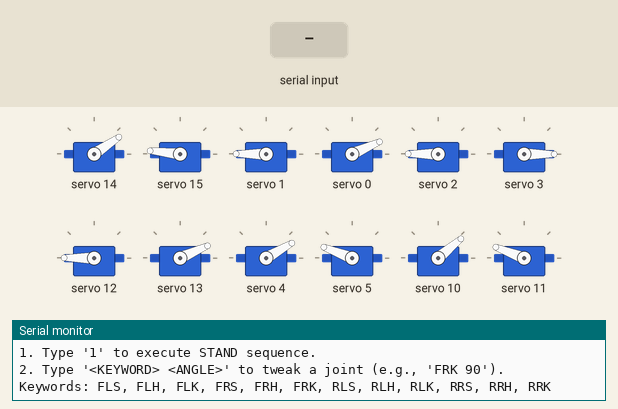
This sketch was run on a simulated ESP32. Shown: 12 × servo, the last lines printed to the serial monitor. Inputs (shaded band) come from the test bench. WiFi joins after 1.5 s; servers stay silent unless stated.

Above: at 5.7 s.
5.8 s: "FLS 1\n" received over Serial
At 7.0 s:
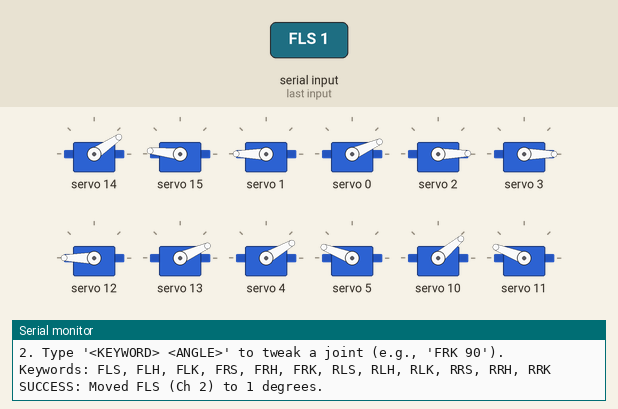
7.3 s: "FLH 1\n" received over Serial
At 8.2 s:
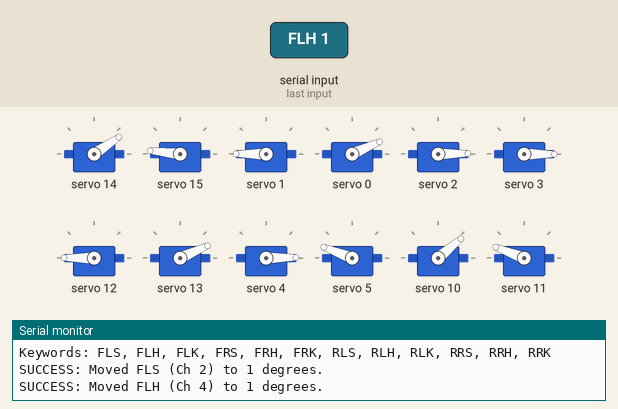
8.8 s: "1\n" received over Serial
At 9.4 s:
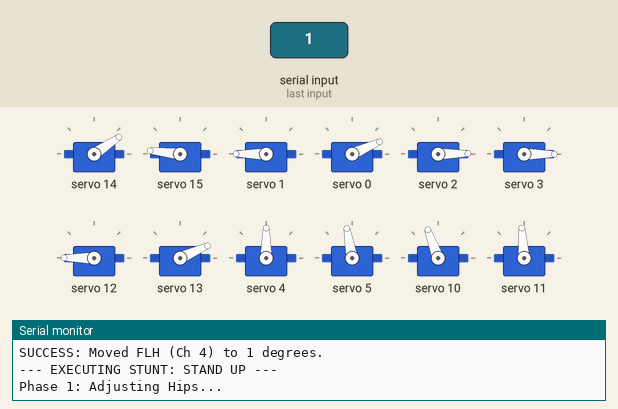
11.8 s: "FLS 150\n" received over Serial
At 14.7 s:
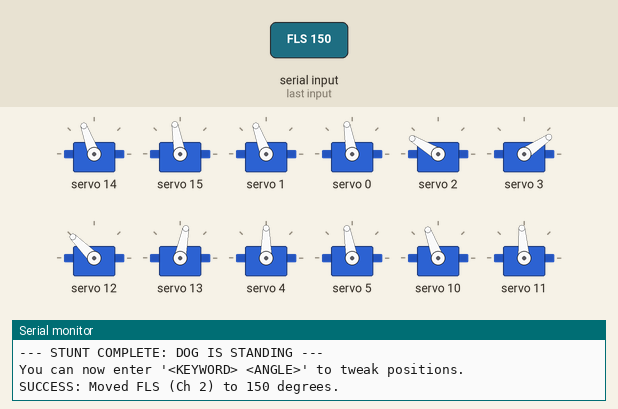
14.8 s: "3\n" received over Serial
At 18.9 s:
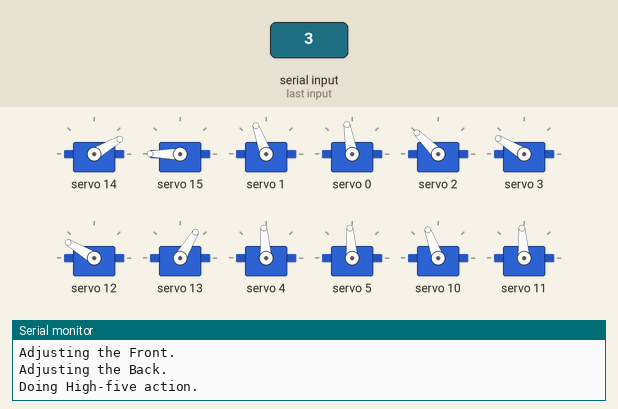
Timing chart, 0 to 26.3 s (numbered marks = the images above; inputs shaded):
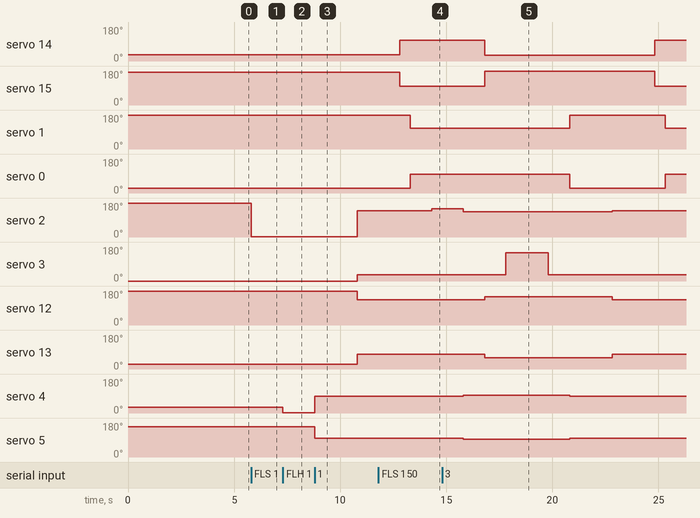

The sketch:

otaUpdate.ino
```cpp
// tweek some angles of the servos using serial commands and also support OTA updates for the ESP32.

#include <Wire.h>
#include <Adafruit_PWMServoDriver.h>
#include <WiFi.h>          // Core ESP32 Wi-Fi library
#include <ESPmDNS.h>        // Required for mDNS (network discovery)
#include <WiFiUdp.h>        // Required for OTA data transport
#include <ArduinoOTA.h>     // Core Over-The-Air library

// --- YOUR WI-FI CREDENTIALS ---
const char* ssid = "akshat";         // Replace with your Wi-Fi name
const char* password = "82189166"; // Replace with your Wi-Fi password

Adafruit_PWMServoDriver pca = Adafruit_PWMServoDriver();

// Safe limits matched to Arduino Uno's Servo.h (544us to 2400us)
#define SERVOMIN 111   // Safe pulse length for 0°
#define SERVOMAX 491   // Safe pulse length for 180°

bool isStanding = false;

void setup() {
  Serial.begin(115200);

   // --- CONNECT TO WI-FI ---
  WiFi.mode(WIFI_STA);
  WiFi.begin(ssid, password);

  // Wi-Fi connection timeout (10 seconds max) to prevent bricking the boots
  unsigned long startAttemptTime = millis();
  while (WiFi.status() != WL_CONNECTED && millis() - startAttemptTime < 10000) {
    delay(500);
    Serial.print(".");
  }

  if (WiFi.status() == WL_CONNECTED) {
    Serial.println("\nWi-Fi Connected!");
    Serial.print("IP address: ");
    Serial.println(WiFi.localIP());
  } else {
    Serial.println("\nWi-Fi Connection Failed. Continuing offline...");
  }

   // --- ARDUINO OTA SETUP ---
  ArduinoOTA.setHostname("esp32-robodog");
  ArduinoOTA.begin();

  // Initialize I2C. ESP boards handle this automatically via Wire.begin()
  // ESP32 defaults: SDA = 21, SCL = 22
  // ESP8266 defaults: SDA = D2, SCL = D1
  Wire.begin(21, 22);
  pca.begin();
  pca.setPWMFreq(50);  // Standard analog servo frequency

  rest();

  Serial.println("=== ESP Robodog OS Initialized ===");
  Serial.println("COMMAND OPTIONS:");
  Serial.println("1. Type '1' to execute STAND sequence.");
  Serial.println("2. Type '<KEYWORD> <ANGLE>' to tweak a joint (e.g., 'FRK 90').");
  Serial.println("Keywords: FLS, FLH, FLK, FRS, FRH, FRK, RLS, RLH, RLK, RRS, RRH, RRK");
}

void loop() {
  // Check for OTA updates continuously
  ArduinoOTA.handle();

  if (Serial.available()) {
    // Read the entire line until the user presses Enter
    String input = Serial.readStringUntil('\n');
    input.trim(); // Remove any invisible carriage returns or extra spaces

    if (input.length() > 0) {

      // === STUNT MODE ===
      if (input == "1") {
        standUp();
      }
      // ===RESTING MODE===
      else if (input == "2") {
        rest();
      }
      // ===HELLO MODE===
      else if (input == "3") {
        hello();
      }
      // === CALIBRATION MODE ===
      else {
        int spaceIndex = input.indexOf(' ');

        if (spaceIndex > 0) {
          String keyword = input.substring(0, spaceIndex);
          keyword.toUpperCase();

          int angle = input.substring(spaceIndex + 1).toInt();
          int channel = getChannelFromKeyword(keyword);

          if (channel != -1) {
            if (angle >= 0 && angle <= 180) {
              setServoAngle(channel, angle);
              Serial.print("SUCCESS: Moved ");
              Serial.print(keyword);
              Serial.print(" (Ch ");
              Serial.print(channel);
              Serial.print(") to ");
              Serial.print(angle);
              Serial.println(" degrees.");
            } else {
              Serial.println("ERROR: Angle must be between 0 and 180.");
            }
          } else {
            Serial.println("ERROR: Unknown keyword. Check your spelling (e.g., FRK).");
          }
        } else {
          Serial.println("ERROR: Invalid format. Use '1' to stand, or 'FRK 90' to tweak.");
        }
      }
    }
  }
}

// Helper function to map keywords to PCA9685 channels
int getChannelFromKeyword(String keyword) {
  // Front Left
  if (keyword == "FLS") return 2;
  if (keyword == "FLH") return 4;
  if (keyword == "FLK") return 0;

  // Front Right
  if (keyword == "FRS") return 3;
  if (keyword == "FRH") return 5;
  if (keyword == "FRK") return 1;

  // Rear Left
  if (keyword == "RLS") return 12;
  if (keyword == "RLH") return 10;
  if (keyword == "RLK") return 14;

  // Rear Right
  if (keyword == "RRS") return 13;
  if (keyword == "RRH") return 11;
  if (keyword == "RRK") return 15;

  return -1;
}

// Helper function to send the PWM pulse to the servo safely
void setServoAngle(uint8_t channel, int angle) {
  angle = constrain(angle, 0, 180);
  int pulse = map(angle, 0, 180, SERVOMIN, SERVOMAX);
  pca.setPWM(channel, 0, pulse);
}

// ==========================================
// STUNT FUNCTIONS
// ==========================================

// Stunt 1: Stand Up sequence
void standUp() {

  if(isStanding) {
    Serial.println("Already in a standing Position");
    return;
  }

  Serial.println("--- EXECUTING STUNT: STAND UP ---");

  // --- PHASE 1: HIPS ---
  Serial.println("Phase 1: Adjusting Hips...");
  setServoAngle(10, 110); // RLH
  // delay(1000);
  setServoAngle(11, 95); // RRH
  // delay(1000);
  setServoAngle(4, 90);  // FLH
  // delay(1000);
  setServoAngle(5, 100);  // FRH
  // delay(1000);
  delay(2000);

  // --- PHASE 2: SHOULDERS ---
  Serial.println("Phase 2: Adjusting Shoulders...");
  setServoAngle(2, 140);  // FLS
  // delay(1000);
  setServoAngle(3, 35);  // FRS
  // delay(1000);
  setServoAngle(12, 135); // RLS
  // delay(1000);
  setServoAngle(13, 80); // RRS
  delay(2000);

  // --- PHASE 3: ALL KNEES (SLOW SYNC) ---
  Serial.println("Phase 3: Adjusting Knee...");
  setServoAngle(14, 110);   // RLK
  setServoAngle(15, 100); // RRK
  delay(500);
  setServoAngle(1, 110);  // FRK
  setServoAngle(0, 100);    // FLK
  delay(1000); // Brief pause to ensure they are at the starting position

  isStanding = true;

  Serial.println("--- STUNT COMPLETE: DOG IS STANDING ---");
  Serial.println("You can now enter '<KEYWORD> <ANGLE>' to tweak positions.");
}

// Stunt 2: Resting sequence
void rest() {
  Serial.println("--- EXECUTING STUNT: RESTING ---");

  // --- PHASE 1: ALL KNEES (SLOW SYNC) ---
  Serial.println("Phase 1: Adjusting Knee...");
  setServoAngle(14, 35);   // RLK
  setServoAngle(15, 175); // RRK
  // delay(500);
  setServoAngle(1, 180);  // FRK
  setServoAngle(0, 25);    // FLK
  delay(1000);

  // --- PHASE 2: SHOULDERS ---
  Serial.println("Phase 2: Adjusting Shoulders...");
  setServoAngle(2, 180);  // FLS
  // delay(1000);
  setServoAngle(3, 0);  // FRS
  // delay(1000);
  setServoAngle(12, 180); // RLS
  // delay(1000);
  setServoAngle(13, 25); // RRS
  delay(1000);

  // --- PHASE 3: HIPS ---
  Serial.println("Phase 3: Adjusting Hips...");
  setServoAngle(4, 30);  // FLH
  // delay(1000);
  setServoAngle(5, 160);  // FRH
  // delay(1000);
  setServoAngle(10, 40); // RLH
  // delay(1000);
  setServoAngle(11, 160); // RRH
  delay(1000);

  isStanding = false;

  Serial.println("--- STUNT COMPLETE: DOG IS RESTING ---");
  Serial.println("You can now enter '<KEYWORD> <ANGLE>' to tweak positions.");
}

// Stunt 3: Hello sequence
void hello() {
  Serial.println("--- EXECUTING STUNT: HELLO ---");

  // --- PHASE 1: STANDING UP ---
  standUp();
  delay(1000);

  // --- PHASE 1: Front Setup ---
  Serial.println("Adjusting the Front.");
  setServoAngle(2, 135);  // FLS
  setServoAngle(3, 35);  // FRS
  setServoAngle(1, 110);  // FRK
  setServoAngle(0, 100);    // FLK
  setServoAngle(4, 95);  // FLH
  setServoAngle(5, 95);  // FRH
  delay(1000);

  // --- PHASE 2: Back Setup ---
  Serial.println("Adjusting the Back.");
  setServoAngle(12, 150); // RLS
  setServoAngle(13, 60); // RRS
  setServoAngle(14, 30);   // RLK
  setServoAngle(15, 180); // RRK
  setServoAngle(10, 110); // RLH
  setServoAngle(11, 95); // RRH
  delay(1000);

  // --- PHASE 3: Hello Emote ---
  Serial.println("Doing High-five action.");
  setServoAngle(3, 150);  // FRS
  delay(2000);
  setServoAngle(3, 35);  // FRS
  delay(1000);

  Serial.println("Adjusting the Front.");
  setServoAngle(0, 25);   // FLK
  setServoAngle(1, 180);  // FRK

  isStanding = false;

  standUp();
  delay(1000);
}
```

Measured:
- after the input at 5.8 s, servo 2: 180° → 1° at once
- after the input at 7.3 s, servo 4: 30° → 1° at once
- after the input at 8.8 s, servo 2: 1° → 139° after 2.0 s; servo 3: 0° → 34° after 2.0 s; servo 12: 180° → 135° after 2.0 s; servo 13: 24° → 79° after 2.0 s; servo 4: 1° → 90° at once
- after the input at 11.8 s, servo 2: 139° → 149° after 2.5 s
- after the input at 14.8 s, servo 14: 110° → 30° after 2.0 s, → 110° 8.0 s later; servo 15: 100° → 180° after 2.0 s, → 100° 8.0 s later; servo 1: 110° → 180° after 6.0 s, → 110° 4.5 s later; servo 0: 100° → 24° after 6.0 s, → 100° 4.5 s later; servo 2: 149° → 135° after 1.0 s, → 139° 7.0 s later
